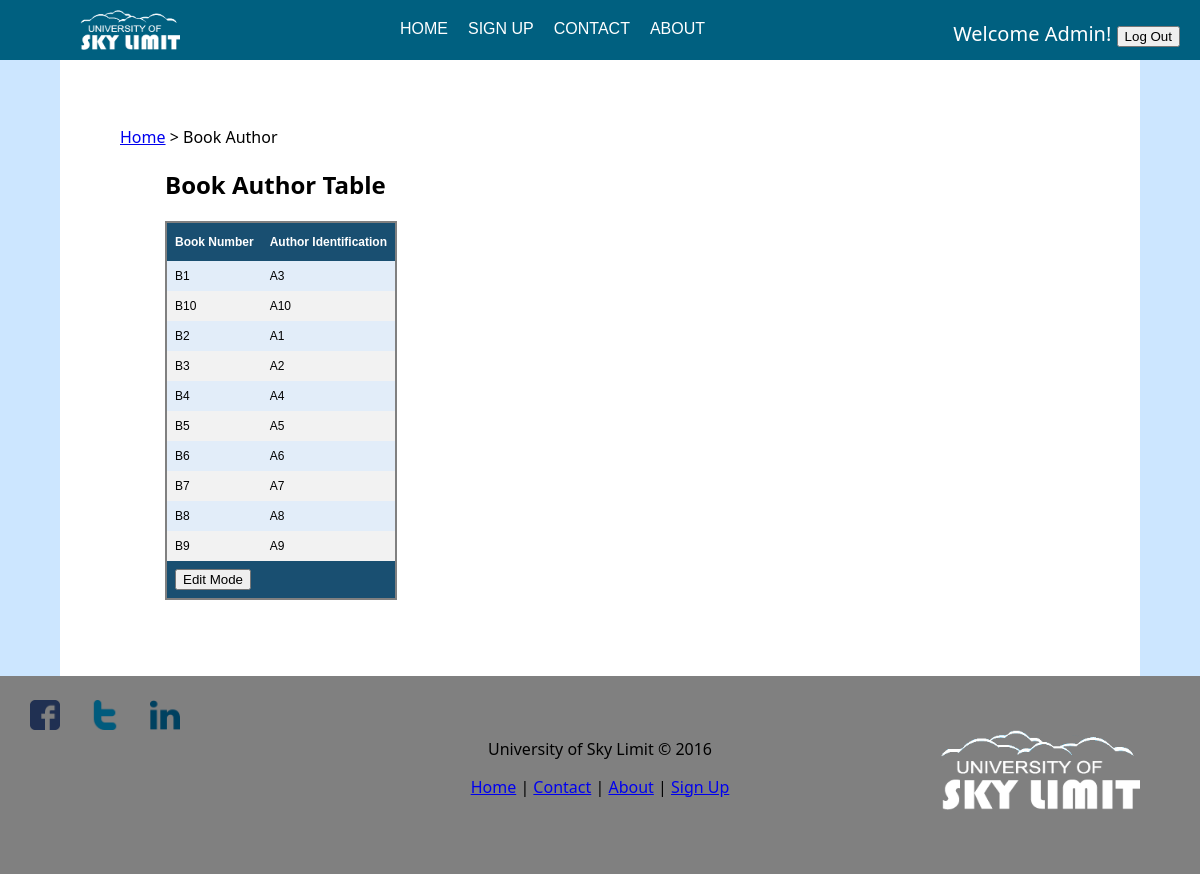
Screenshot of /Simple_Library_Management_System/library/bookauthor.php (signed in) with the database file from the repository.
### tables this page shows
CREATE TABLE `bookauthor` (
  `Bk_Num` varchar(10) NOT NULL,
  `Author_ID` varchar(10) NOT NULL
);

### Simple_Library_Management_System/library/bookauthor.php (the view, shortened to what this page needs)
<?php include 'includes/header.php';
	include 'includes/dbcon.php';
	$qry = "SELECT * FROM bookauthor";
	$result = $db_conn->query($qry);
?>
<head>
</head>
<body>
<div id="main">
<div id="main-content">
	<p><a href="home.php">Home</a> > Book Author</p>
	<h2 id="padding">Book Author Table</h2>
	<form id="form" name="frmUser" method="post">
	<table id="table" style="margin-left: 5%">
	<tr>
		<th>Book Number</th>
		<th>Author Identification</th>
	</tr>
	<?php
		$i=0;
		while($row = mysqli_fetch_array($result)) {
		if($i%2==0)
			$classname="evenRow";
		else
			$classname="oddRow";
		?>
		<tr class="<?php if(isset($classname)) echo $classname;?>">
			<td><?php echo $row['Bk_Num']; ?></td>
			<td><?php echo $row['Author_ID']; ?></td>
		</tr>
	<?php
		$i++;
	}
	$account = $_SESSION['account'];
	if($account == "admin") { ?>
		<tr class="lastrow">
				<td colspan="10">
					<button onClick="edit();" />Edit Mode</button>
				</td>
		</tr>
	<?php
	}
	?>
	</table>
	</form>
	<br/>
	<br/>
	<br/>
	<br/><br/>
</div>
</div>
<?php include "includes/footer.php"; ?>

### Simple_Library_Management_System/library/style.css (style rules this page uses)
body { background: #cce6ff; margin: 0; font-family: "Segoe UI",Optima,Helvetica,Arial,sans-serif; }
#main { float: center; width:100%; }
#main-content { padding: 50px 10% 50px 5%; margin: 0 5% 0 5%; text-align: left; width: auto; background: white; min-height: 300px; margin-bottom: -7%; }
#padding { margin-left: 5%; }
#table { font-family: "Trebuchet MS", Arial, Helvetica, sans-serif; border-collapse: collapse; border: 2px solid grey; }
#table td, #table th { padding: 8px; font-size:12px; }
#table th { padding-top: 12px; padding-bottom: 12px; text-align: left; background-color: #194f71; color: white; }
.evenRow { background-color: #E2EDF9; font-size:12px; }
.oddRow { background-color: #f2f2f2; font-size:12px; }
.lastrow { background-color: #194f71; font-size:12px; color: white; font-weight:bold; }

### rows the page displays
bookauthor: Bk_Num "B1", Author_ID "A3"
bookauthor: Bk_Num "B10", Author_ID "A10"
bookauthor: Bk_Num "B2", Author_ID "A1"
bookauthor: Bk_Num "B3", Author_ID "A2"
bookauthor: Bk_Num "B4", Author_ID "A4"
bookauthor: Bk_Num "B5", Author_ID "A5"
bookauthor: Bk_Num "B6", Author_ID "A6"
bookauthor: Bk_Num "B7", Author_ID "A7"
bookauthor: Bk_Num "B8", Author_ID "A8"
bookauthor: Bk_Num "B9", Author_ID "A9"

### other values shown
$_SESSION['firstname'] "Admin"
